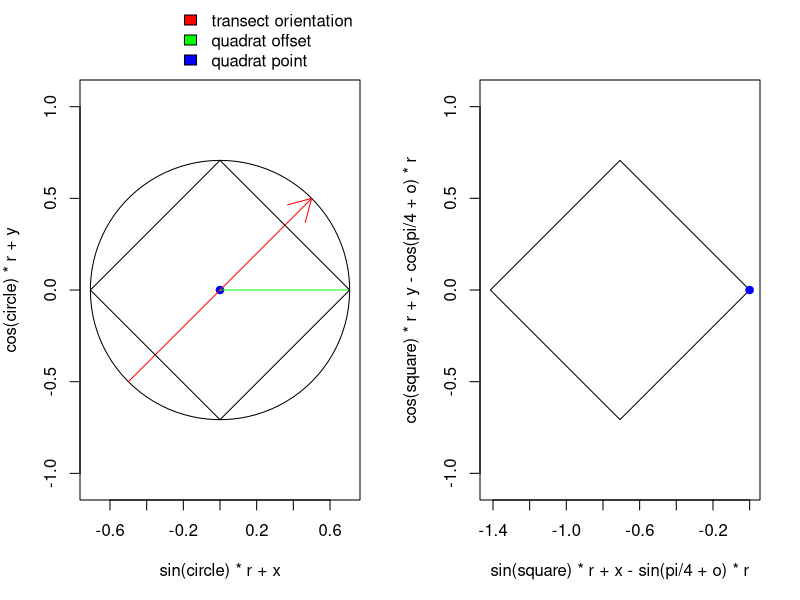

Source code (R):
draw_quadrat <- function(theta, edge_size, x, y){
 # Our quadrat will be inscribed in a circle with radius r
  r <- sqrt(2 * edge_size^2)/2
  
  # Each point will be pi/4 radians away from each other, offset 
  # by the transect theta
  square <- c(pi/4 + theta, 
              pi/4*3 + theta, 
              pi/4*5 + theta, 
              pi/4*7 + theta, 
              pi/4 + theta)
  # Get the quadrat points
  # Offset by x and y, plus a value that makes one corner "snap"
  #   to the given x and y
  points <- matrix(c(sin(square) * r + x + sin(pi/4+theta) * r, 
                     cos(square) * r + y + cos(pi/4+theta) * r),
                   ncol = 2)
  return(st_polygon(list(points)))
}

calc_orientation <- function(delta_x,delta_y){
  b <- c(delta_x, delta_y)
  a <- c(0,1)
  # This calculates the angle to a vertical line (between 0 and pi)
  theta <- acos(sum(a*b) / ( sqrt(sum(a * a)) * sqrt(sum(b * b))))
  # Correct to be between 0 and 2pi (conditions change depending on half of the unit circle it lands)
  if(delta_x >= 0){
    theta
  } else {
    (pi - theta) + pi
  }
}

break_vector <- function(name, start_x, start_y, theta, length, n_segments){
  scale <- length / n_segments
  start <- data.frame("quad_index" = 0,
                      "name" = name,
                      "x" = start_x,
                      "y" = start_y)
  points <- data.frame(
    "quad_index" = numeric(),
    "name" = character(),
    "x" = numeric(),
    "y" = numeric())
  points <- rbind(start, points)
  
  for(i in 1:n_segments){
    x <- start_x + (sin(theta) * scale * i)
    y <- start_y + (cos(theta) * scale * i)
    index <- i
    points <- rbind(c(index, name, x, y), points)
  }
  points
}

# The following code demonstrates the logic behind this function visually
y = 0 # center y
x = 0
ref_vector <- c(1,0)
n = 100 # nr of pts
edge_size = 1 # radius
o = pi/4
r <- sqrt(2 * edge_size^2)/2
circle = seq(0, 2 * pi, length.out = n)
square = c(pi/4 + o, pi/4*3 + o, pi/4*5 + o, pi/4*7 + o, pi/4 + o)
par(mfrow=c(1,2))
par(mar=c(5, 4, 4, 2), xpd=TRUE)
plot(sin(circle)*r+x, cos(circle)*r+y, type = 'l', asp = 1) # test
points(x,y, pch = 19, col = "blue")
# Draw the transect orientation
arrows(x0 = -sin(o)*r,
       x1 = sin(o)*r,
       y0 = -cos(o)*r,
       y1 = cos(o)*r, col = "red")
# Draw the offset applied to the square
lines(c(x, sin(pi/4+o)*r),c(y, cos(pi/4+o)*r), col = "green")
lines(sin(square)*r+x, cos(square)*r+y)
legend("bottomright", 
       inset=c(0,1),
       bty = "n",
       legend = c("transect orientation", 
                                 "quadrat offset", 
                                 "quadrat point"),
       fill = c("red", "green", "blue"))
plot(sin(square)*r+x-sin(pi/4+o)*r, cos(square)*r+y-cos(pi/4+o)*r, type = "l", asp = 1)
points(x,y, pch = 19, col = "blue")

